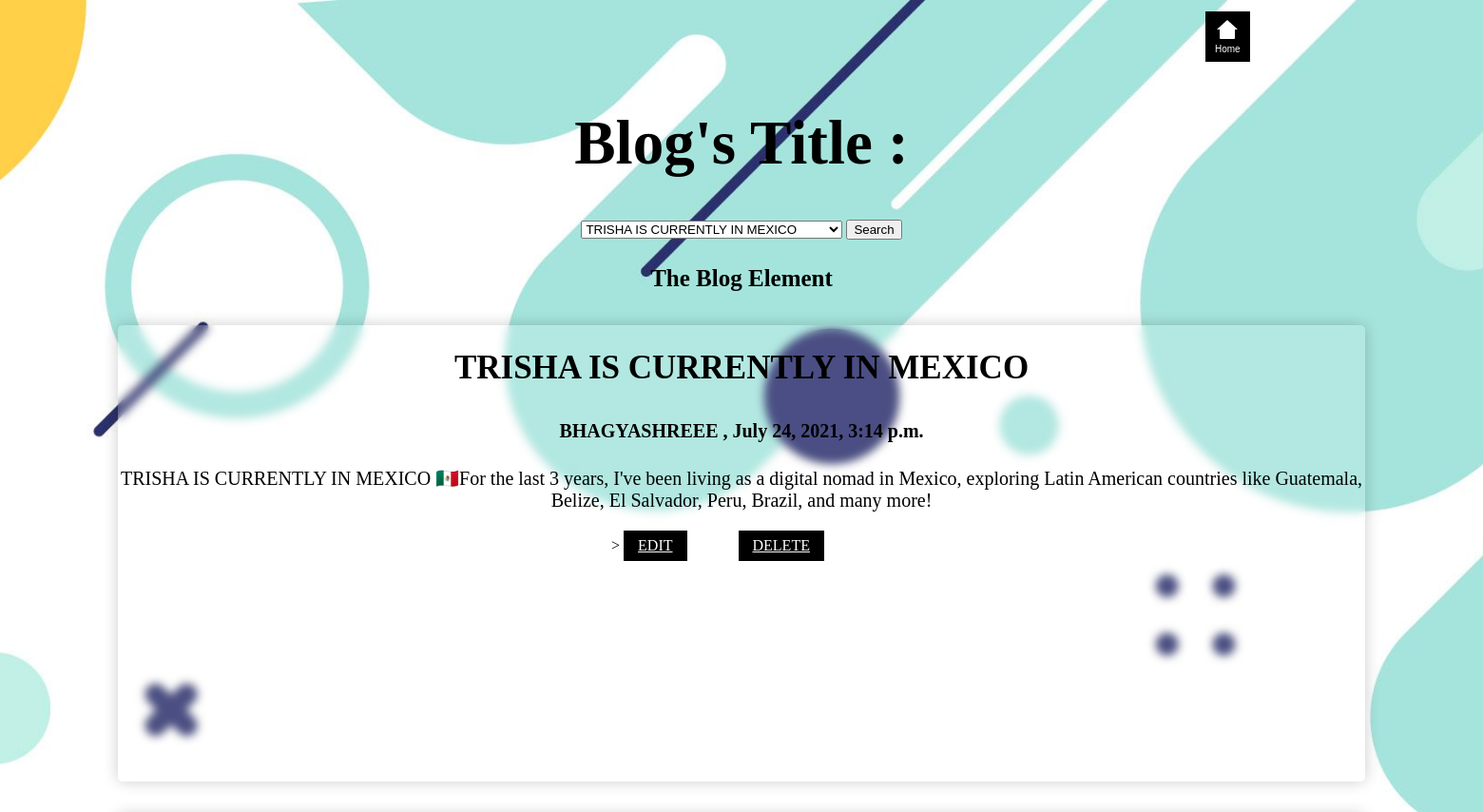
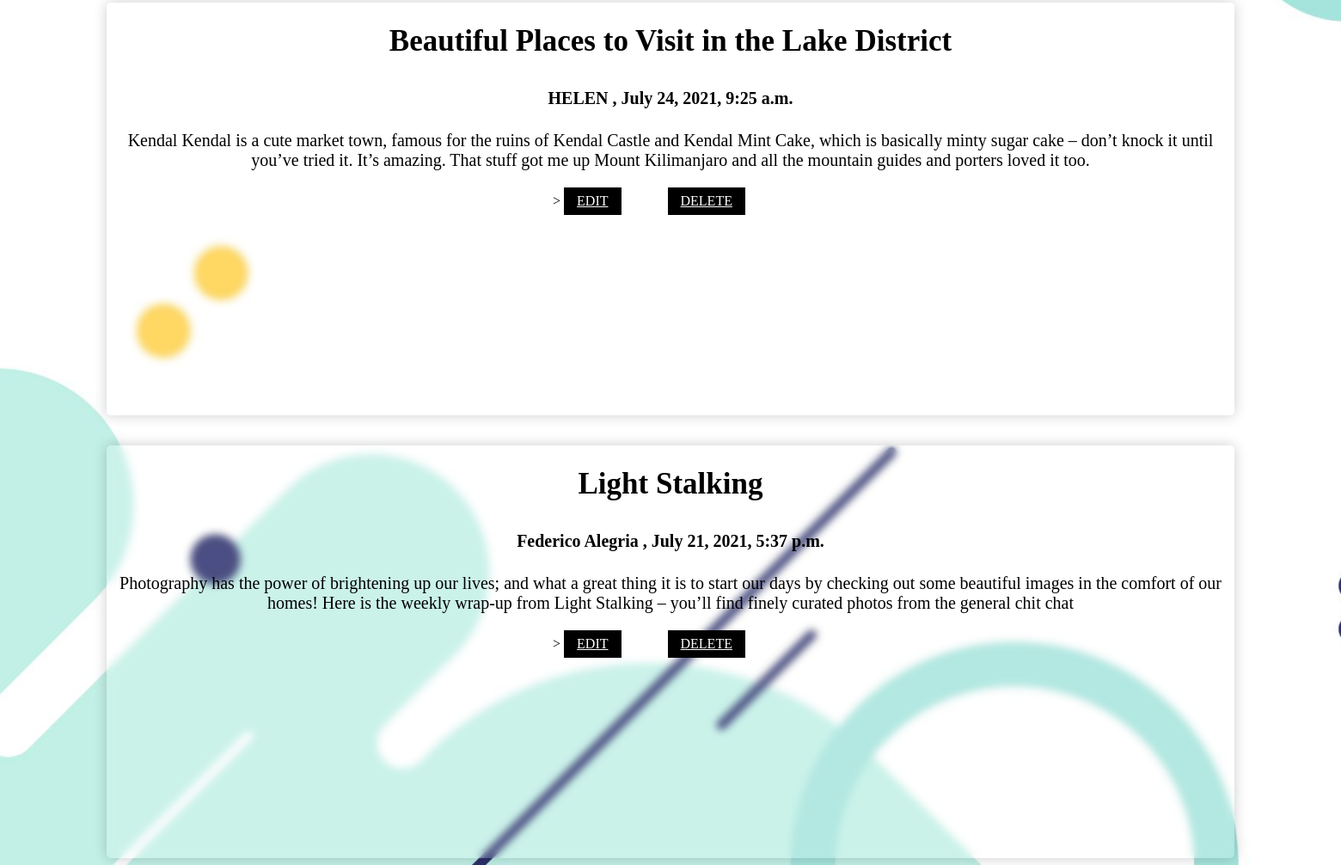
The page /display on the database its author committed (2 pictures, top to bottom).
### blog_app/models.py (models this page shows)
class blog_model(models.Model):
    name = models.CharField(max_length=100)
    title = models.CharField(max_length=500)
    summery = models.TextField()
    time = models.DateTimeField(auto_now=True)    #udate time
    time_update = models.DateTimeField(auto_now_add=True) #Add time

### blog_app/views.py (the view)
# urls.py: path('display',views.display_blog),
def display_blog(request):
    record = blog_model.objects.all()
    return render(request,'read.html',{'rec':record})

### blog_app/templates/read.html (shortened to what this page needs)
<!DOCTYPE html>
<html lang="en">
<head>
    {% load static %}
</head>
<body background="{% static 'images/5291450.jpg' %}" align="center" id="myid1">
            <FORM action="/">
                 <button type="submit" id="button" ><img src="{% static 'images/home_button.png' %}"> Home </button>
            </FORM>
                    <h1>Blog's Title : </h1>
<form action="search" method="get" >
          <select  name="searched" >
              {% for i in rec%}
                    <option> {{i.title}} </option>
              {% endfor %}
          </select >
    <button type="submit"> Search </button>
</form>
    <h2>The Blog Element</h2>
        {% for i in rec%}
    <div class="container">
            <H3>  {{i.title}} </H3>
            <h4>{{i.name}} , {{i.time}}</h4>
            <p> {{i.summery}} </p>>
        <a href="edit/{{i.id}}">EDIT</a>         <a href="delete/{{i.id}}">DELETE</a>
    </div>
        {% endfor %}
</body>
</html>

### rows shown on the page
blog_model: title "TRISHA IS CURRENTLY IN MEXICO", name "BHAGYASHREEE", time "July 24, 2021, 3:14 p.m.", summery "TRISHA IS CURRENTLY IN MEXICO 🇲🇽For the last 3 years, I've been living as a digital nomad in Mexico, exploring Latin American countries like Guatemala, Belize, El Salvador, Peru, Brazil, and many more!"
blog_model: title "Beautiful Places to Visit in the Lake District", name "HELEN", time "July 24, 2021, 9:25 a.m.", summery "Kendal Kendal is a cute market town, famous for the ruins of Kendal Castle and Kendal Mint Cake, which is basically minty sugar cake – don’t knock it until you’ve tried it. It’s amazing. That stuff got me up Mount Kilimanjaro and all the mountain guides and porters loved it too."
blog_model: title "Light Stalking", name "Federico Alegria", time "July 21, 2021, 5:37 p.m.", summery "Photography has the power of brightening up our lives; and what a great thing it is to start our days by checking out some beautiful images in the comfort of our homes! Here is the weekly wrap-up from Light Stalking – you’ll find finely curated photos from the general chit chat"

### other values the page prints
form field searched "TRISHA IS CURRENTLY IN MEXICO"
